Frame 1 (no input): blank canvas, image omitted
Frame 60 (the mouse pressed at the canvas centre just before this capture): blank canvas, image omitted
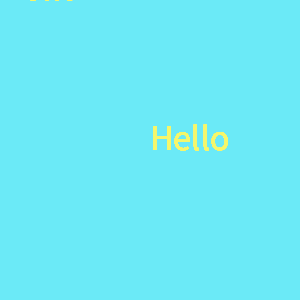
Frame 120 (the mouse held since frame 60 and released just before this capture)

The Processing sketch whose frames 1 and 60 were blank and that drew this single picture after the mouse press (run headless with seeded random() and noise(); from frame 60 on, the mouse is pressed at the canvas centre):

// Processing sketch: week13_2_mouse
// ── week13_2_mouse.pde
void setup(){
  size(300,300);
  background(#6BEAF7);
  fill(#F5F76B);
  textSize(36);
}
void draw(){
 text("Hello",mouseX,mouseY);
}
